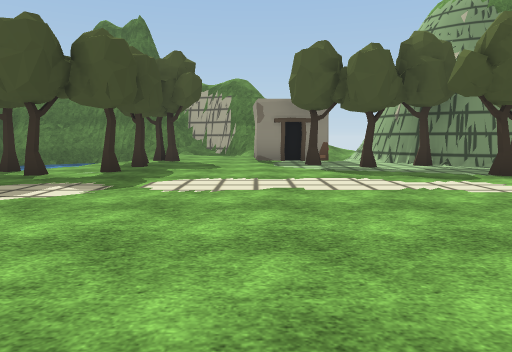
[1] (above)

24 first-person views from a walk through a scene from a Unity 3-D project. The camera is 1.3 m above the floor, tilts 6° down and sees 70° across. The floor is counted in squares, 2 m on a side. Each view is taken from the middle of a square. On the plan, view 1 faces up. The plan holds only what a view shows up to about 11 squares ahead; the rest is blank. The place goes on beyond the plan. Some animated figures are left out. Some surface patterns are stand-ins.

[2]
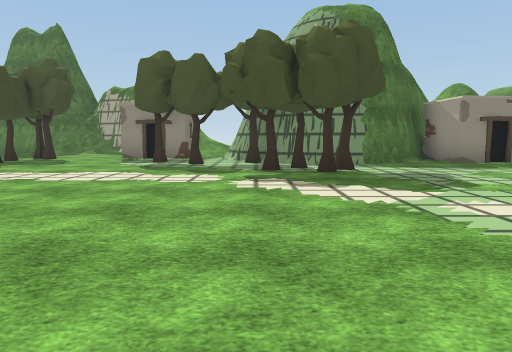

[3]
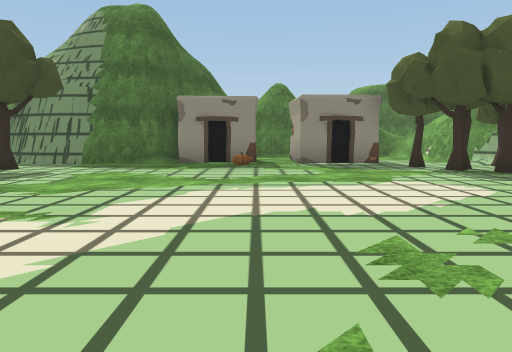

[4]
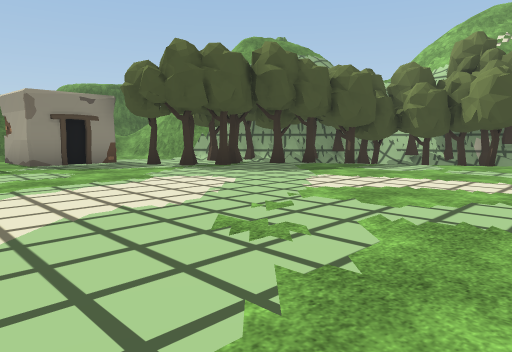

[5]
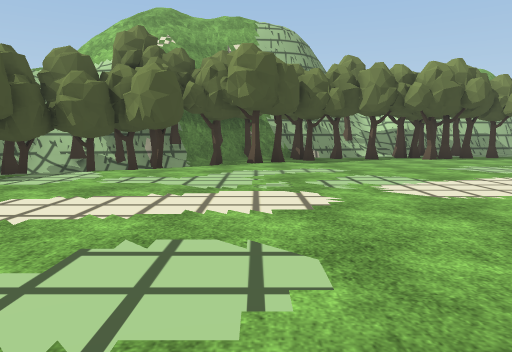

[6]
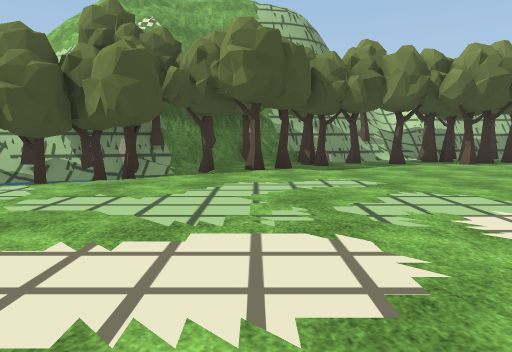

[7]
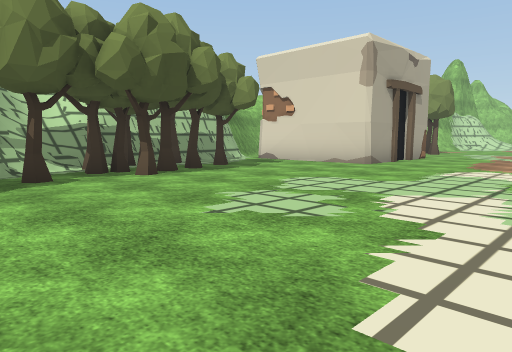

[8]
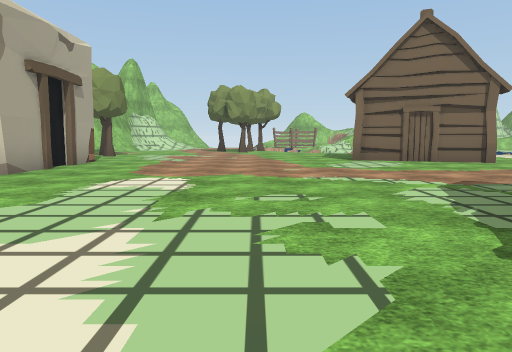

[9]
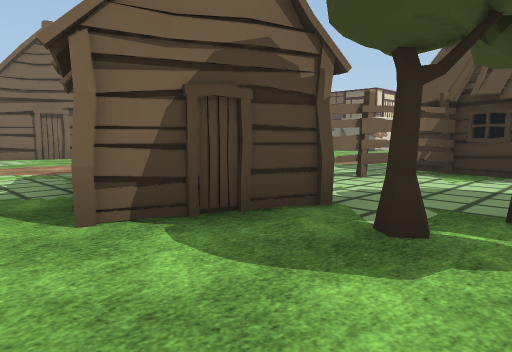

[10]
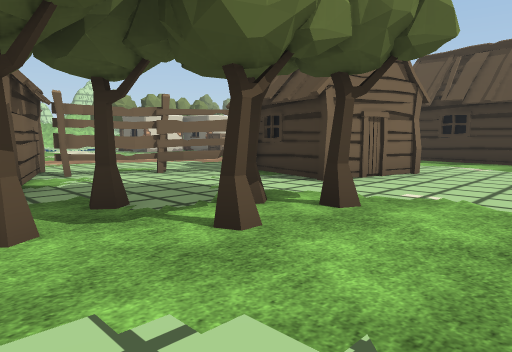

[11]
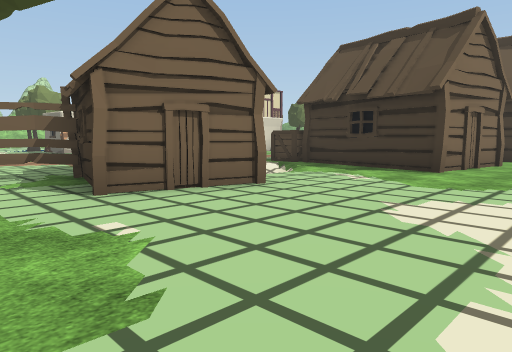

[12]
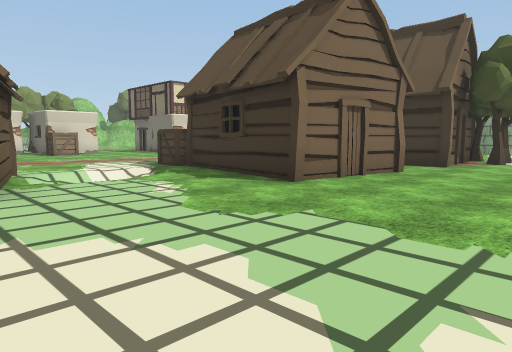

[13]
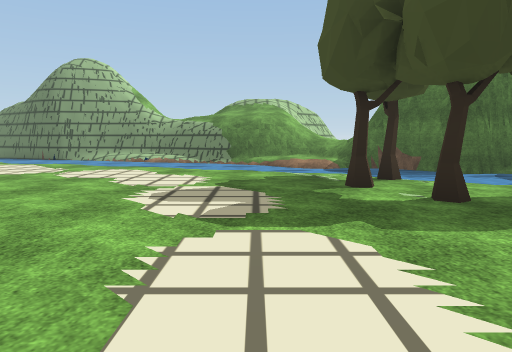

[14]
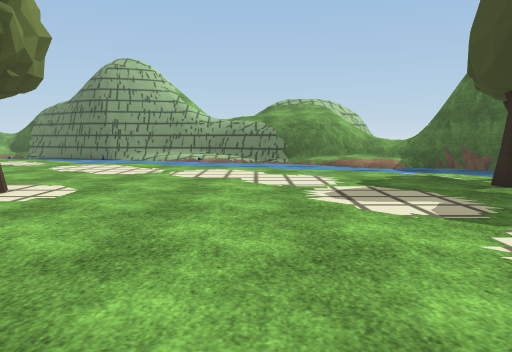

[15]
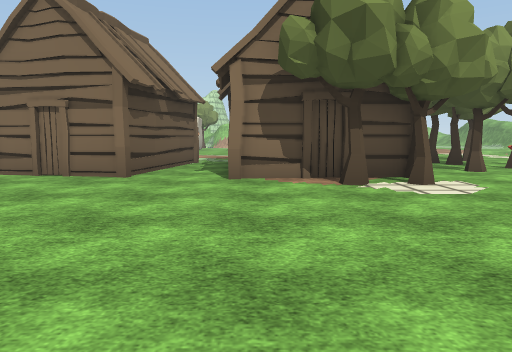

[16]
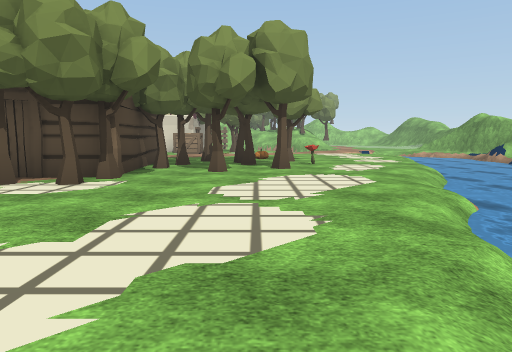

[17]
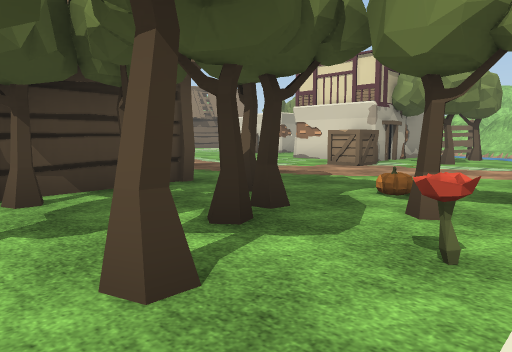

[18]
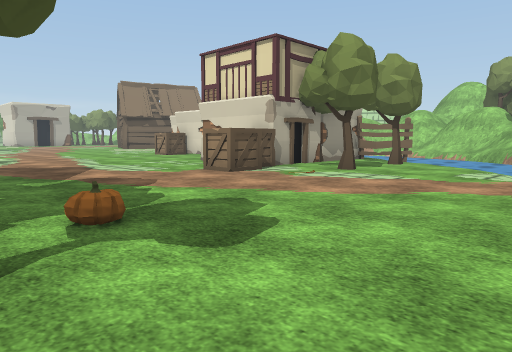

[19]
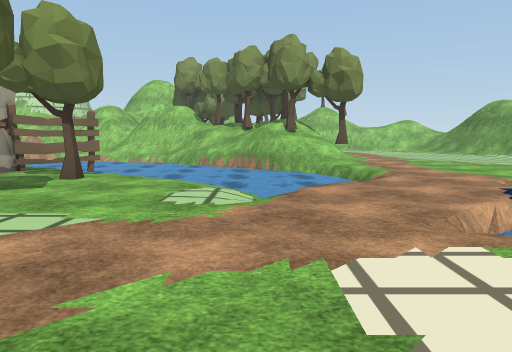

[20]
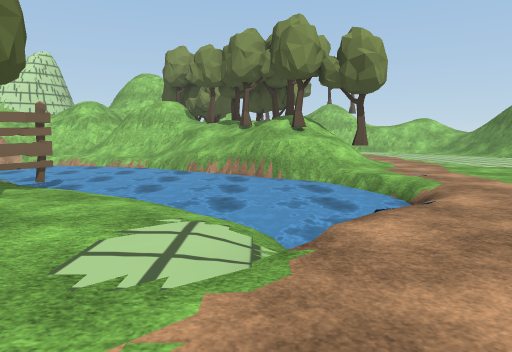

[21]
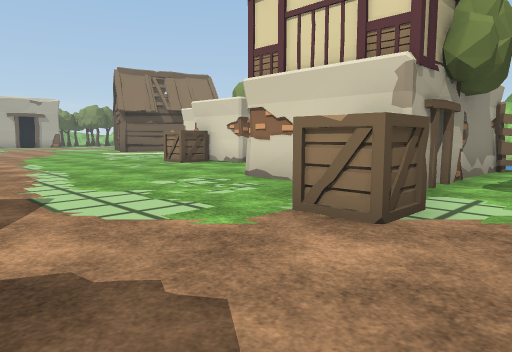

[22]
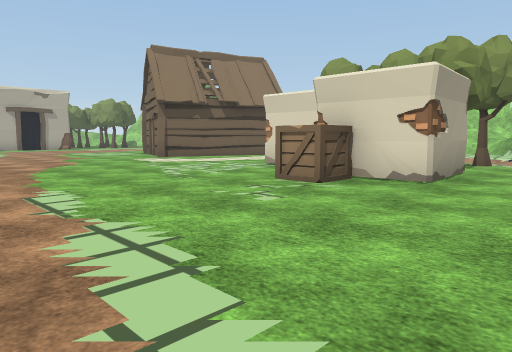

[23]
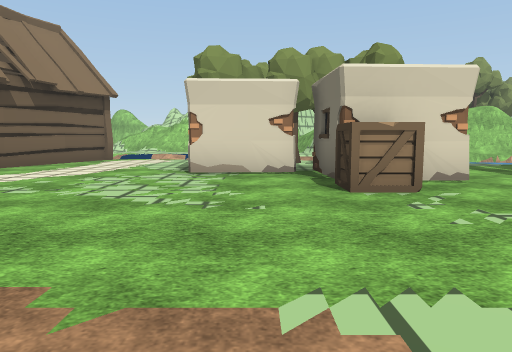

[24]
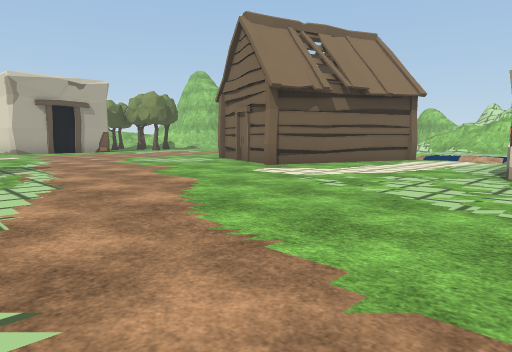

### Floor plan
Key: @ floor where view 1 was taken; # wall or solid block; . main floor; - floor 0.25 m lower than the main floor; : floor 0.5 m higher than the main floor; _ floor 0.5 m lower than the main floor; / step, stairs or slope; = window, fence, low wall or low ledge; ≈ water the walk keeps out of; v drop or lower ground; T tree; H hut; F fence; C crate; O other object.
Columns run from 10 left of view 1 to 27 right of it. Each row starts with its distance up from view 1.
 11  ##≈    ..# ###
 10 ##≈≈≈  TT.###.##         .-##
  9 #≈≈≈≈ .T...T..T########  .-##
  8 #≈≈≈  .T....T...##...####..T
  7 ≈≈≈  T.T.......TT........T.TO
  6 ≈≈  /.T.......TT.........TTTT
  5 ≈≈  .......................TT  ##  #
  4 ≈≈ /......................../TT≈T  =
  3 ≈ ≈/........................./T≈T#
  2   ≈........................... TT#
  1  ≈/.........................../T/T#v
  0 ≈_.....TT.@..................../TT#
 -1 ≈/....THHH.HH..................T.T##
 -2 ≈/...T.H H.H  .......TT.........TTT#
 -3 /..T..TH H.H H....HH.T.TT.......T.##
 -4 /..OT.TH  .H H.//H H....T........T.#
 -5 ...TTT.H H. HC///H F...H.........T.#==
 -6 ....:......  C...  HFF.HHH.......TTTT=
 -7  ................ ....F H........TTT#
 -8  .....................H H.........TT#
 -9  .................................T.#
-10 .......C............................#
-11 /......C............................
-12 ../..T.###......................###
-13 .//....T   ..CC.................#
-14 /≈≈/.T.#   .##..................#
-15 ≈≈≈≈//F#  ..#####....###........#
-16 ≈≈≈≈≈≈F. ...T .  ....####.......
-17 /≈≈≈≈≈F≈ /. . T  ...##
-18 /≈≈≈≈≈≈≈≈   TT/TT...#
-19 TT/≈≈≈≈≈≈      O ...#
-20 ////≈≈≈≈≈≈
-21  TT//≈≈≈≈

Positions as (right, up) in squares from view 1, and headings:
1: (0, 0), facing up
2: (4, -1), facing up
3: (11, -1), facing up
4: (10, -1), facing up-right
5: (12, -1), facing right
6: (14, -1), facing right
7: (17, -3), facing down-right
8: (17, -5), facing down
9: (16, -3), facing down-left
10: (14, 0), facing down-left
11: (11, 1), facing down-left
12: (8, 2), facing down-left
13: (1, 5), facing left
14: (1, 3), facing left
15: (-1, 5), facing down
16: (-6, 5), facing down
17: (-8, -2), facing down-right
18: (-9, -5), facing down-right
19: (-8, -8), facing down
20: (-8, -10), facing down
21: (-5, -7), facing down-right
22: (0, -8), facing down-right
23: (5, -8), facing down
24: (5, -8), facing down-right
